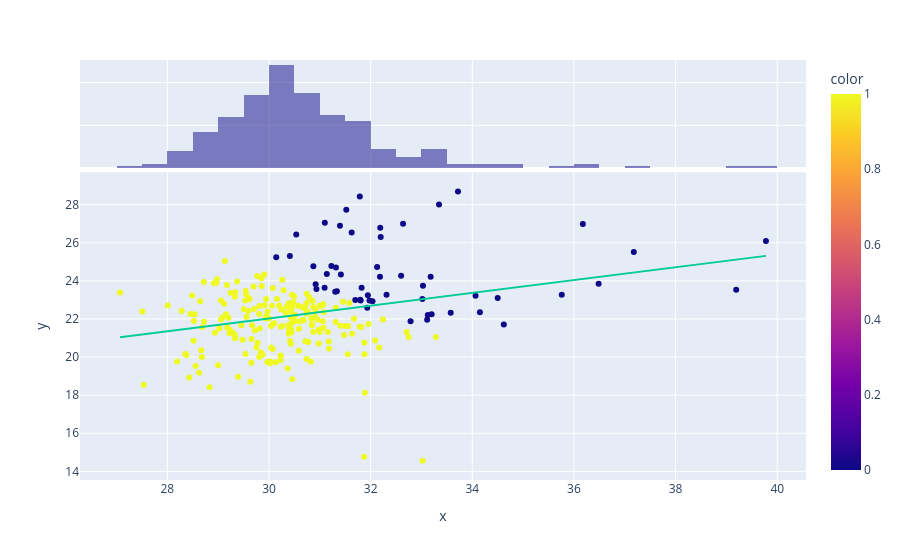

The code cell stored with this chart in its notebook:
### Code cell
import plotly.express as px
px.scatter(x=X[A[0]][same_idx], y=X[A[1]][same_idx],color=predictions,trendline='ols',marginal_x='histogram')

### Figure 1 — Plotly figure (JSON) as saved in the notebook; plotly's stock layout.template omitted (floating-point values rounded to 4 significant figures; data arrays with more than 128 entries replaced by an {"elided": "..."} marker saying what was removed)
{"data": [{"hovertemplate": "x=%{x}<br>y=%{y}<br>color=%{marker.color}<extra></extra>", "legendgroup": "", "marker": {"color": {"elided": "251 int values"}, "coloraxis": "coloraxis", "symbol": "circle"}, "mode": "markers", "name": "", "orientation": "v", "showlegend": false, "type": "scatter", "x": {"elided": "251 float values"}, "xaxis": "x", "y": {"elided": "251 float values"}, "yaxis": "y"}, {"alignmentgroup": "True", "bingroup": "x", "hovertemplate": "x=%{x}<br>count=%{y}<extra></extra>", "legendgroup": "", "marker": {"color": "#0d0887"}, "name": "", "offsetgroup": "", "opacity": 0.5, "showlegend": false, "type": "histogram", "x": {"elided": "251 float values"}, "xaxis": "x2", "yaxis": "y2"}, {"hovertemplate": "<b>OLS trendline</b><br>y = 0.336212 * x + 11.9364<br>R<sup>2</sup>=0.089009<br><br>x=%{x}<br>y=%{y} <b>(trend)</b><extra></extra>", "legendgroup": "", "marker": {"symbol": "circle"}, "mode": "lines", "name": "", "showlegend": false, "type": "scatter", "x": {"elided": "251 float values"}, "xaxis": "x", "y": {"elided": "251 float values"}, "yaxis": "y"}], "layout": {"barmode": "overlay", "coloraxis": {"colorbar": {"title": {"text": "color"}}, "colorscale": [[0, "#0d0887"], [0.1111, "#46039f"], [0.2222, "#7201a8"], [0.3333, "#9c179e"], [0.4444, "#bd3786"], [0.5556, "#d8576b"], [0.6667, "#ed7953"], [0.7778, "#fb9f3a"], [0.8889, "#fdca26"], [1, "#f0f921"]]}, "legend": {"tracegroupgap": 0}, "margin": {"t": 60}, "xaxis": {"anchor": "y", "domain": [0, 1], "title": {"text": "x"}}, "xaxis2": {"anchor": "y2", "domain": [0, 1], "matches": "x", "showgrid": true, "showticklabels": false}, "yaxis": {"anchor": "x", "domain": [0, 0.7326], "title": {"text": "y"}}, "yaxis2": {"anchor": "x2", "domain": [0.7426, 1], "matches": "y2", "showgrid": true, "showline": false, "showticklabels": false, "ticks": ""}}}
